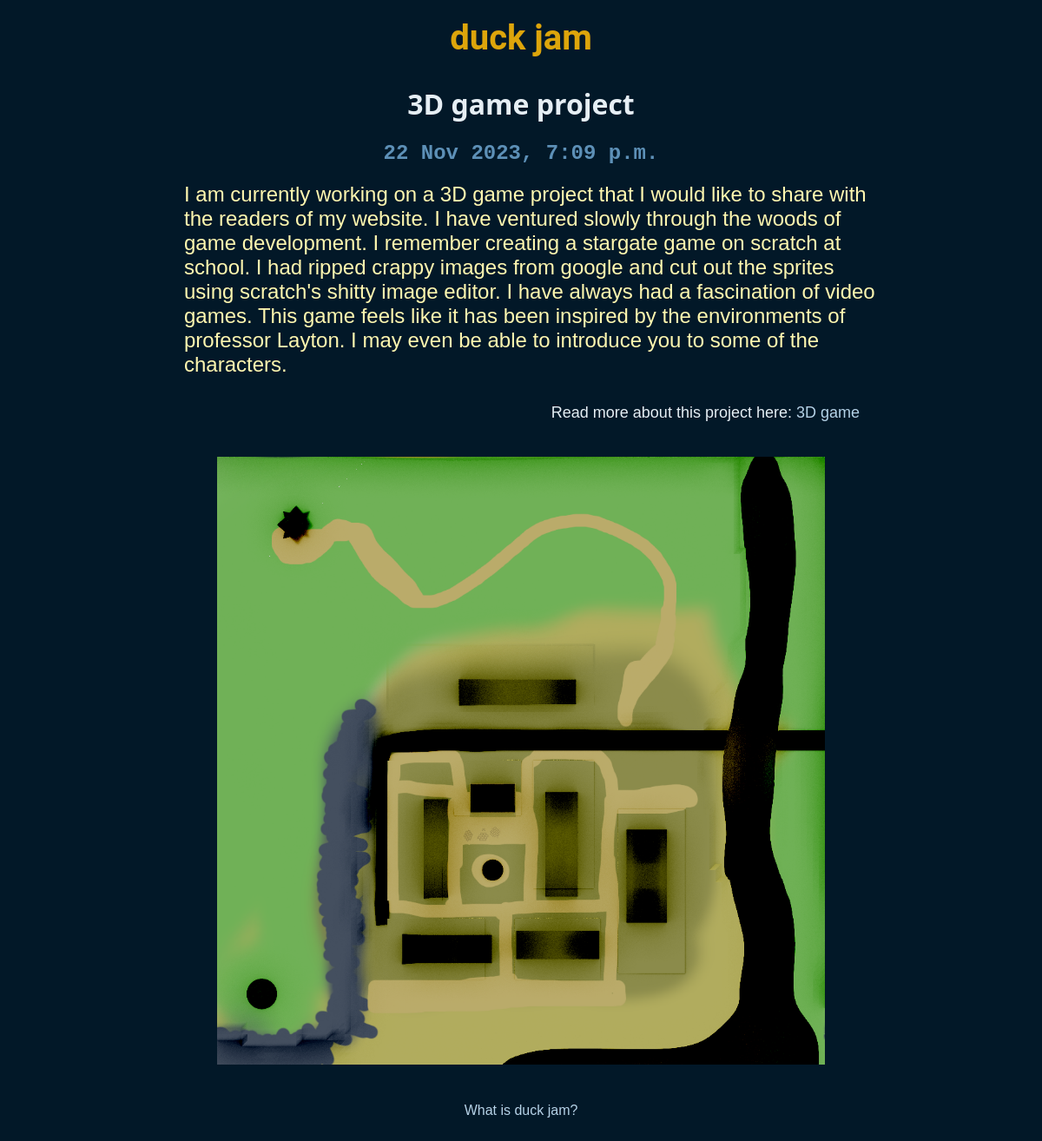
The app's page /dave/post/3/ with its own data.
### dave/models.py (models this page shows, shortened)
class Post(models.Model):
    title = models.CharField(max_length=NAME_MAX_LENGTH, unique=True)
    date = models.DateTimeField("date published")
    text = models.TextField()
    image = models.ManyToManyField(Image)
    project = models.ForeignKey(Project, on_delete=models.SET_NULL, null=True)
    visible = models.BooleanField(default=True)
    slug = models.SlugField(unique=True)

class Project(models.Model):
    title = models.CharField(max_length=NAME_MAX_LENGTH, unique=True)
    date = models.DateField("date started", null=True)
    description = models.TextField()
    slug = models.SlugField(unique=True)

class Image(models.Model):
    name = models.CharField(max_length=NAME_MAX_LENGTH)
    image = models.ImageField(upload_to='images')

### dave/views.py (the view)
# urls.py: path("post/<pk>/", views.post, name = "post"),
def post(request, pk):
    context_dict ={}
    try:
        post = Post.objects.get(pk = pk)
        if post.visible:
            images = post.image.all()
            context_dict['post'] = post
            context_dict['images'] = images
            context_dict['project'] = post.project
        else:
            raise Post.DoesNotExist
    except Post.DoesNotExist:
        context_dict['post'] = None
    return render(request, 'post.html', context = context_dict)

### templates/post.html (shortened to what this page needs)
{% extends 'base.html' %}
{% load static %}
{% block body_block %}
    {% if post %}
        <div class="header">
            <h1>{{post.title}}</h1>
            <h2 id = "date">{{post.date}}</h2>
        </div>
        <div class = "text">
            {{post.text}}
        </div>
        {% if project%}
        <div class = "list">
            <br>
            Read more about this project here:
            <a href="{% url 'project' project.slug  %}">{{project.title}}</a>
        </div>
        {%endif%}
        <div class="images">
        {% for i in images%}
            <img src="{{MEDIA_URL}}{{i.image.url}}" alt = "{{i.name}}!">
        {% endfor%}
        </div>
    {% endif %}
{% endblock %}

### static/css/base.css (style rules this page uses)
html, body { height: 100%; margin: 0; font-family: Arial, Helvetica, sans-serif; background-color: var(--midnight); }
:root { --lightest-blue: #E6EEF4; --light-blue: #B6D2E7; --blue: #5D90B7; --dark-blue: #306A97; --darkest-blue: #124B77; --midnight: #021828; --cream: #fff7b0; --yellow: #EBCD3F; --ochre: #dda50b; --red: #B91212; }
h1 { color: var(--lightest-blue); font-weight: bold; text-align: center; }
a { text-decoration: none; color: var(--light-blue); }
img { width: 100%; max-width: 700px; align-self: center; }
.header { align-items: center; font-family:'Segoe UI', Tahoma, Geneva, Verdana, sans-serif; }
.header #date { color: var(--blue); font-family: 'Courier New', Courier, monospace; text-align: center; }
.text { color: var(--cream); margin: auto; padding-left: 5%; padding-right: 3%; padding-bottom: 10px; font-size: 150%; max-width: 800px; }
.list { font-size: 18px; color: var(--lightest-blue); padding: 0px 20px 0px 0px; margin: 2%; text-align: right; margin: auto; top: 0; right: 10px; bottom: 0; left: 0; max-width: 800px; }
.images { text-align: center; padding: 40px; }

### records on screen
Post: title "3D game project", date "22 Nov 2023, 7:09 p.m.", text "I am currently working on a 3D game project that I would like to share with the readers of my website. I have ventured slowly through the woods of game development. I remember creating a stargate game on scratch at school. I had ripped crappy images from google and cut out the sprites using scratch's shitty image editor. I have always had a fascination of video games. This game feels like it has been inspired by the environments of professor Layton. I may even be able to introduce you to some of the characters."
Project: title "3D game"
Image: image (picture)
